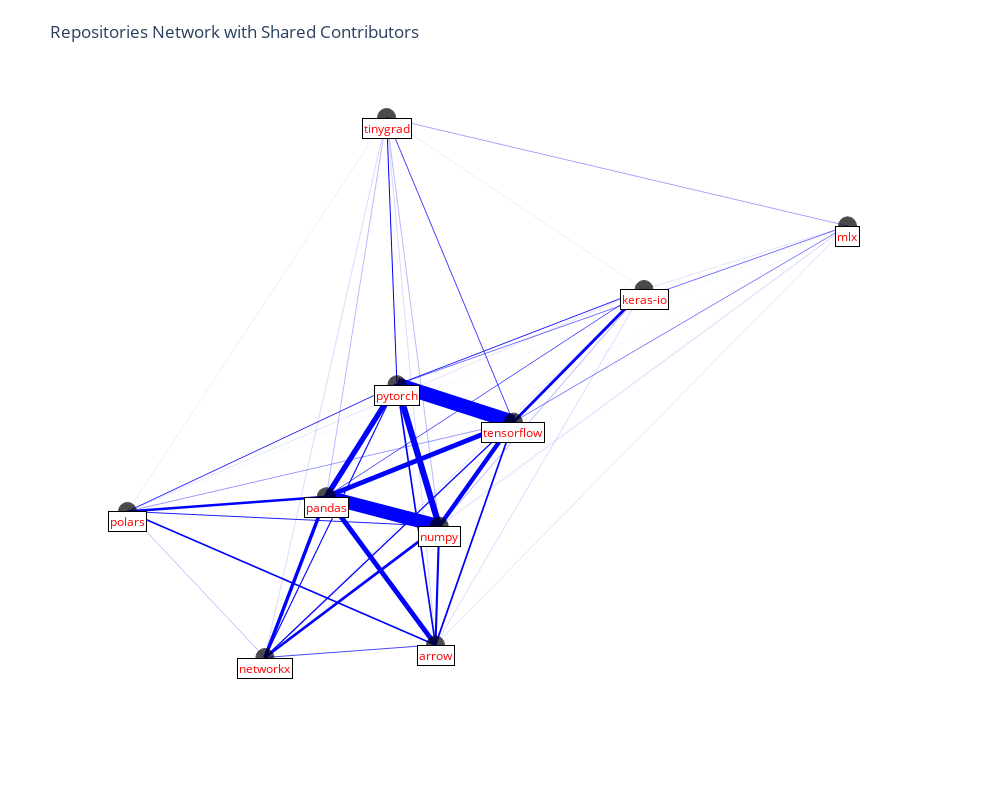

Write notebook code for a chart like this one.
### Markdown cell above
### Math Repositories: Plotly Graph

### Code cell
fig = get_plotly_graph(repo_common_contributors)
fig.show()

### Figure 1 — Plotly figure (JSON) as saved in the notebook; plotly's stock layout.template omitted (floating-point values rounded to 4 significant figures)
{"data": [{"hoverinfo": "text", "line": {"color": "blue", "width": 14.48}, "mode": "lines", "showlegend": false, "text": ["Shared contributors (tensorflow, pytorch): 362", "Shared contributors (tensorflow, pytorch): 362", "Shared contributors (tensorflow, pytorch): 362"], "type": "scatter", "x": [-0.1007, 0.04154, 0.1837], "y": [0.1141, 0.06447, 0.01481]}, {"hoverinfo": "text", "line": {"color": "blue", "width": 5.32}, "mode": "lines", "showlegend": false, "text": ["Shared contributors (pandas, pytorch): 133", "Shared contributors (pandas, pytorch): 133", "Shared contributors (pandas, pytorch): 133"], "type": "scatter", "x": [-0.1007, -0.187, -0.2734], "y": [0.1141, -0.03469, -0.1835]}, {"hoverinfo": "text", "line": {"color": "blue", "width": 1}, "mode": "lines", "showlegend": false, "text": ["Shared contributors (tinygrad, pytorch): 25", "Shared contributors (tinygrad, pytorch): 25", "Shared contributors (tinygrad, pytorch): 25"], "type": "scatter", "x": [-0.1007, -0.1134, -0.1261], "y": [0.1141, 0.4689, 0.8236]}, {"hoverinfo": "text", "line": {"color": "blue", "width": 1.68}, "mode": "lines", "showlegend": false, "text": ["Shared contributors (arrow, pytorch): 42", "Shared contributors (arrow, pytorch): 42", "Shared contributors (arrow, pytorch): 42"], "type": "scatter", "x": [-0.1007, -0.05361, -0.006548], "y": [0.1141, -0.2314, -0.577]}, {"hoverinfo": "text", "line": {"color": "blue", "width": 0.84}, "mode": "lines", "showlegend": false, "text": ["Shared contributors (polars, pytorch): 21", "Shared contributors (polars, pytorch): 21", "Shared contributors (polars, pytorch): 21"], "type": "scatter", "x": [-0.1007, -0.4298, -0.759], "y": [0.1141, -0.05422, -0.2226]}, {"hoverinfo": "text", "line": {"color": "blue", "width": 0.56}, "mode": "lines", "showlegend": false, "text": ["Shared contributors (mlx, pytorch): 14", "Shared contributors (mlx, pytorch): 14", "Shared contributors (mlx, pytorch): 14"], "type": "scatter", "x": [-0.1007, 0.4497, 1], "y": [0.1141, 0.325, 0.5358]}, {"hoverinfo": "text", "line": {"color": "blue", "width": 0.88}, "mode": "lines", "showlegend": false, "text": ["Shared contributors (keras-io, pytorch): 22", "Shared contributors (keras-io, pytorch): 22", "Shared contributors (keras-io, pytorch): 22"], "type": "scatter", "x": [-0.1007, 0.2011, 0.5029], "y": [0.1141, 0.2405, 0.3669]}, {"hoverinfo": "text", "line": {"color": "blue", "width": 1.12}, "mode": "lines", "showlegend": false, "text": ["Shared contributors (networkx, pytorch): 28", "Shared contributors (networkx, pytorch): 28", "Shared contributors (networkx, pytorch): 28"], "type": "scatter", "x": [-0.1007, -0.262, -0.4234], "y": [0.1141, -0.2482, -0.6105]}, {"hoverinfo": "text", "line": {"color": "blue", "width": 6.2}, "mode": "lines", "showlegend": false, "text": ["Shared contributors (numpy, pytorch): 155", "Shared contributors (numpy, pytorch): 155", "Shared contributors (numpy, pytorch): 155"], "type": "scatter", "x": [-0.1007, -0.04908, 0.002506], "y": [0.1141, -0.07376, -0.2616]}, {"hoverinfo": "text", "line": {"color": "blue", "width": 0.76}, "mode": "lines", "showlegend": false, "text": ["Shared contributors (tinygrad, tensorflow): 19", "Shared contributors (tinygrad, tensorflow): 19", "Shared contributors (tinygrad, tensorflow): 19"], "type": "scatter", "x": [0.1837, 0.02883, -0.1261], "y": [0.01481, 0.4192, 0.8236]}, {"hoverinfo": "text", "line": {"color": "blue", "width": 4.32}, "mode": "lines", "showlegend": false, "text": ["Shared contributors (numpy, tensorflow): 108", "Shared contributors (numpy, tensorflow): 108", "Shared contributors (numpy, tensorflow): 108"], "type": "scatter", "x": [0.1837, 0.09313, 0.002506], "y": [0.01481, -0.1234, -0.2616]}, {"hoverinfo": "text", "line": {"color": "blue", "width": 4.88}, "mode": "lines", "showlegend": false, "text": ["Shared contributors (pandas, tensorflow): 122", "Shared contributors (pandas, tensorflow): 122", "Shared contributors (pandas, tensorflow): 122"], "type": "scatter", "x": [0.1837, -0.04483, -0.2734], "y": [0.01481, -0.08436, -0.1835]}, {"hoverinfo": "text", "line": {"color": "blue", "width": 0.52}, "mode": "lines", "showlegend": false, "text": ["Shared contributors (mlx, tensorflow): 13", "Shared contributors (mlx, tensorflow): 13", "Shared contributors (mlx, tensorflow): 13"], "type": "scatter", "x": [0.1837, 0.5919, 1], "y": [0.01481, 0.2753, 0.5358]}, {"hoverinfo": "text", "line": {"color": "blue", "width": 1.72}, "mode": "lines", "showlegend": false, "text": ["Shared contributors (arrow, tensorflow): 43", "Shared contributors (arrow, tensorflow): 43", "Shared contributors (arrow, tensorflow): 43"], "type": "scatter", "x": [0.1837, 0.0886, -0.006548], "y": [0.01481, -0.2811, -0.577]}, {"hoverinfo": "text", "line": {"color": "blue", "width": 2.84}, "mode": "lines", "showlegend": false, "text": ["Shared contributors (keras-io, tensorflow): 71", "Shared contributors (keras-io, tensorflow): 71", "Shared contributors (keras-io, tensorflow): 71"], "type": "scatter", "x": [0.1837, 0.3433, 0.5029], "y": [0.01481, 0.1908, 0.3669]}, {"hoverinfo": "text", "line": {"color": "blue", "width": 1.2}, "mode": "lines", "showlegend": false, "text": ["Shared contributors (networkx, tensorflow): 30", "Shared contributors (networkx, tensorflow): 30", "Shared contributors (networkx, tensorflow): 30"], "type": "scatter", "x": [0.1837, -0.1198, -0.4234], "y": [0.01481, -0.2978, -0.6105]}, {"hoverinfo": "text", "line": {"color": "blue", "width": 0.4}, "mode": "lines", "showlegend": false, "text": ["Shared contributors (polars, tensorflow): 10", "Shared contributors (polars, tensorflow): 10", "Shared contributors (polars, tensorflow): 10"], "type": "scatter", "x": [0.1837, -0.2876, -0.759], "y": [0.01481, -0.1039, -0.2226]}, {"hoverinfo": "text", "line": {"color": "blue", "width": 4.88}, "mode": "lines", "showlegend": false, "text": ["Shared contributors (pandas, arrow): 122", "Shared contributors (pandas, arrow): 122", "Shared contributors (pandas, arrow): 122"], "type": "scatter", "x": [-0.006548, -0.14, -0.2734], "y": [-0.577, -0.3803, -0.1835]}, {"hoverinfo": "text", "line": {"color": "blue", "width": 1.68}, "mode": "lines", "showlegend": false, "text": ["Shared contributors (polars, arrow): 42", "Shared contributors (polars, arrow): 42", "Shared contributors (polars, arrow): 42"], "type": "scatter", "x": [-0.006548, -0.3828, -0.759], "y": [-0.577, -0.3998, -0.2226]}, {"hoverinfo": "text", "line": {"color": "blue", "width": 0.16}, "mode": "lines", "showlegend": false, "text": ["Shared contributors (keras-io, arrow): 4", "Shared contributors (keras-io, arrow): 4", "Shared contributors (keras-io, arrow): 4"], "type": "scatter", "x": [-0.006548, 0.2482, 0.5029], "y": [-0.577, -0.1051, 0.3669]}, {"hoverinfo": "text", "line": {"color": "blue", "width": 0.72}, "mode": "lines", "showlegend": false, "text": ["Shared contributors (networkx, arrow): 18", "Shared contributors (networkx, arrow): 18", "Shared contributors (networkx, arrow): 18"], "type": "scatter", "x": [-0.006548, -0.215, -0.4234], "y": [-0.577, -0.5937, -0.6105]}, {"hoverinfo": "text", "line": {"color": "blue", "width": 2.12}, "mode": "lines", "showlegend": false, "text": ["Shared contributors (numpy, arrow): 53", "Shared contributors (numpy, arrow): 53", "Shared contributors (numpy, arrow): 53"], "type": "scatter", "x": [-0.006548, -0.002021, 0.002506], "y": [-0.577, -0.4193, -0.2616]}, {"hoverinfo": "text", "line": {"color": "blue", "width": 0.16}, "mode": "lines", "showlegend": false, "text": ["Shared contributors (tinygrad, arrow): 4", "Shared contributors (tinygrad, arrow): 4", "Shared contributors (tinygrad, arrow): 4"], "type": "scatter", "x": [-0.006548, -0.06632, -0.1261], "y": [-0.577, 0.1233, 0.8236]}, {"hoverinfo": "text", "line": {"color": "blue", "width": 0.12}, "mode": "lines", "showlegend": false, "text": ["Shared contributors (mlx, arrow): 3", "Shared contributors (mlx, arrow): 3", "Shared contributors (mlx, arrow): 3"], "type": "scatter", "x": [-0.006548, 0.4967, 1], "y": [-0.577, -0.02059, 0.5358]}, {"hoverinfo": "text", "line": {"color": "blue", "width": 0.28}, "mode": "lines", "showlegend": false, "text": ["Shared contributors (tinygrad, pandas): 7", "Shared contributors (tinygrad, pandas): 7", "Shared contributors (tinygrad, pandas): 7"], "type": "scatter", "x": [-0.2734, -0.1998, -0.1261], "y": [-0.1835, 0.32, 0.8236]}, {"hoverinfo": "text", "line": {"color": "blue", "width": 13.56}, "mode": "lines", "showlegend": false, "text": ["Shared contributors (numpy, pandas): 339", "Shared contributors (numpy, pandas): 339", "Shared contributors (numpy, pandas): 339"], "type": "scatter", "x": [-0.2734, -0.1355, 0.002506], "y": [-0.1835, -0.2226, -0.2616]}, {"hoverinfo": "text", "line": {"color": "blue", "width": 0.68}, "mode": "lines", "showlegend": false, "text": ["Shared contributors (keras-io, pandas): 17", "Shared contributors (keras-io, pandas): 17", "Shared contributors (keras-io, pandas): 17"], "type": "scatter", "x": [-0.2734, 0.1147, 0.5029], "y": [-0.1835, 0.09167, 0.3669]}, {"hoverinfo": "text", "line": {"color": "blue", "width": 3.48}, "mode": "lines", "showlegend": false, "text": ["Shared contributors (networkx, pandas): 87", "Shared contributors (networkx, pandas): 87", "Shared contributors (networkx, pandas): 87"], "type": "scatter", "x": [-0.2734, -0.3484, -0.4234], "y": [-0.1835, -0.397, -0.6105]}, {"hoverinfo": "text", "line": {"color": "blue", "width": 2.44}, "mode": "lines", "showlegend": false, "text": ["Shared contributors (polars, pandas): 61", "Shared contributors (polars, pandas): 61", "Shared contributors (polars, pandas): 61"], "type": "scatter", "x": [-0.2734, -0.5162, -0.759], "y": [-0.1835, -0.203, -0.2226]}, {"hoverinfo": "text", "line": {"color": "blue", "width": 0.04}, "mode": "lines", "showlegend": false, "text": ["Shared contributors (mlx, pandas): 1", "Shared contributors (mlx, pandas): 1", "Shared contributors (mlx, pandas): 1"], "type": "scatter", "x": [-0.2734, 0.3633, 1], "y": [-0.1835, 0.1762, 0.5358]}, {"hoverinfo": "text", "line": {"color": "blue", "width": 0.08}, "mode": "lines", "showlegend": false, "text": ["Shared contributors (keras-io, tinygrad): 2", "Shared contributors (keras-io, tinygrad): 2", "Shared contributors (keras-io, tinygrad): 2"], "type": "scatter", "x": [-0.1261, 0.1884, 0.5029], "y": [0.8236, 0.5952, 0.3669]}, {"hoverinfo": "text", "line": {"color": "blue", "width": 0.16}, "mode": "lines", "showlegend": false, "text": ["Shared contributors (networkx, tinygrad): 4", "Shared contributors (networkx, tinygrad): 4", "Shared contributors (networkx, tinygrad): 4"], "type": "scatter", "x": [-0.1261, -0.2747, -0.4234], "y": [0.8236, 0.1066, -0.6105]}, {"hoverinfo": "text", "line": {"color": "blue", "width": 0.28}, "mode": "lines", "showlegend": false, "text": ["Shared contributors (numpy, tinygrad): 7", "Shared contributors (numpy, tinygrad): 7", "Shared contributors (numpy, tinygrad): 7"], "type": "scatter", "x": [-0.1261, -0.06179, 0.002506], "y": [0.8236, 0.281, -0.2616]}, {"hoverinfo": "text", "line": {"color": "blue", "width": 0.36}, "mode": "lines", "showlegend": false, "text": ["Shared contributors (mlx, tinygrad): 9", "Shared contributors (mlx, tinygrad): 9", "Shared contributors (mlx, tinygrad): 9"], "type": "scatter", "x": [-0.1261, 0.437, 1], "y": [0.8236, 0.6797, 0.5358]}, {"hoverinfo": "text", "line": {"color": "blue", "width": 0.08}, "mode": "lines", "showlegend": false, "text": ["Shared contributors (polars, tinygrad): 2", "Shared contributors (polars, tinygrad): 2", "Shared contributors (polars, tinygrad): 2"], "type": "scatter", "x": [-0.1261, -0.4426, -0.759], "y": [0.8236, 0.3005, -0.2226]}, {"hoverinfo": "text", "line": {"color": "blue", "width": 0.12}, "mode": "lines", "showlegend": false, "text": ["Shared contributors (keras-io, polars): 3", "Shared contributors (keras-io, polars): 3", "Shared contributors (keras-io, polars): 3"], "type": "scatter", "x": [-0.759, -0.1281, 0.5029], "y": [-0.2226, 0.07214, 0.3669]}, {"hoverinfo": "text", "line": {"color": "blue", "width": 0.88}, "mode": "lines", "showlegend": false, "text": ["Shared contributors (numpy, polars): 22", "Shared contributors (numpy, polars): 22", "Shared contributors (numpy, polars): 22"], "type": "scatter", "x": [-0.759, -0.3783, 0.002506], "y": [-0.2226, -0.2421, -0.2616]}, {"hoverinfo": "text", "line": {"color": "blue", "width": 0.28}, "mode": "lines", "showlegend": false, "text": ["Shared contributors (networkx, polars): 7", "Shared contributors (networkx, polars): 7", "Shared contributors (networkx, polars): 7"], "type": "scatter", "x": [-0.759, -0.5912, -0.4234], "y": [-0.2226, -0.4165, -0.6105]}, {"hoverinfo": "text", "line": {"color": "blue", "width": 0.04}, "mode": "lines", "showlegend": false, "text": ["Shared contributors (mlx, polars): 1", "Shared contributors (mlx, polars): 1", "Shared contributors (mlx, polars): 1"], "type": "scatter", "x": [-0.759, 0.1205, 1], "y": [-0.2226, 0.1566, 0.5358]}, {"hoverinfo": "text", "line": {"color": "blue", "width": 0.32}, "mode": "lines", "showlegend": false, "text": ["Shared contributors (keras-io, numpy): 8", "Shared contributors (keras-io, numpy): 8", "Shared contributors (keras-io, numpy): 8"], "type": "scatter", "x": [0.002506, 0.2527, 0.5029], "y": [-0.2616, 0.0526, 0.3669]}, {"hoverinfo": "text", "line": {"color": "blue", "width": 2.76}, "mode": "lines", "showlegend": false, "text": ["Shared contributors (networkx, numpy): 69", "Shared contributors (networkx, numpy): 69", "Shared contributors (networkx, numpy): 69"], "type": "scatter", "x": [0.002506, -0.2104, -0.4234], "y": [-0.2616, -0.4361, -0.6105]}, {"hoverinfo": "text", "line": {"color": "blue", "width": 0.16}, "mode": "lines", "showlegend": false, "text": ["Shared contributors (mlx, numpy): 4", "Shared contributors (mlx, numpy): 4", "Shared contributors (mlx, numpy): 4"], "type": "scatter", "x": [0.002506, 0.5013, 1], "y": [-0.2616, 0.1371, 0.5358]}, {"hoverinfo": "text", "line": {"color": "blue", "width": 0.04}, "mode": "lines", "showlegend": false, "text": ["Shared contributors (networkx, mlx): 1", "Shared contributors (networkx, mlx): 1", "Shared contributors (networkx, mlx): 1"], "type": "scatter", "x": [1, 0.2883, -0.4234], "y": [0.5358, -0.03731, -0.6105]}, {"hoverinfo": "text", "line": {"color": "blue", "width": 0.12}, "mode": "lines", "showlegend": false, "text": ["Shared contributors (keras-io, mlx): 3", "Shared contributors (keras-io, mlx): 3", "Shared contributors (keras-io, mlx): 3"], "type": "scatter", "x": [1, 0.7514, 0.5029], "y": [0.5358, 0.4514, 0.3669]}, {"hoverinfo": "text", "line": {"color": "blue", "width": 0.12}, "mode": "lines", "showlegend": false, "text": ["Shared contributors (networkx, keras-io): 3", "Shared contributors (networkx, keras-io): 3", "Shared contributors (networkx, keras-io): 3"], "type": "scatter", "x": [0.5029, 0.03974, -0.4234], "y": [0.3669, -0.1218, -0.6105]}, {"hoverinfo": "text", "marker": {"color": "black", "line": {"color": "black", "width": 1}, "size": [18, 18, 18, 18, 18, 18, 18, 18, 18, 18]}, "mode": "markers", "textfont": {"size": 14}, "textposition": "top center", "type": "scatter", "x": [-0.1007, 0.1837, -0.006548, -0.2734, -0.1261, -0.759, 0.002506, 1, 0.5029, -0.4234], "y": [0.1141, 0.01481, -0.577, -0.1835, 0.8236, -0.2226, -0.2616, 0.5358, 0.3669, -0.6105]}], "layout": {"annotations": [{"bgcolor": "white", "bordercolor": "black", "borderwidth": 1, "font": {"color": "red", "size": 12}, "opacity": 1, "showarrow": false, "text": "pytorch", "x": -0.1007, "xanchor": "center", "y": 0.1141, "yanchor": "top"}, {"bgcolor": "white", "bordercolor": "black", "borderwidth": 1, "font": {"color": "red", "size": 12}, "opacity": 1, "showarrow": false, "text": "tensorflow", "x": 0.1837, "xanchor": "center", "y": 0.01481, "yanchor": "top"}, {"bgcolor": "white", "bordercolor": "black", "borderwidth": 1, "font": {"color": "red", "size": 12}, "opacity": 1, "showarrow": false, "text": "arrow", "x": -0.006548, "xanchor": "center", "y": -0.577, "yanchor": "top"}, {"bgcolor": "white", "bordercolor": "black", "borderwidth": 1, "font": {"color": "red", "size": 12}, "opacity": 1, "showarrow": false, "text": "pandas", "x": -0.2734, "xanchor": "center", "y": -0.1835, "yanchor": "top"}, {"bgcolor": "white", "bordercolor": "black", "borderwidth": 1, "font": {"color": "red", "size": 12}, "opacity": 1, "showarrow": false, "text": "tinygrad", "x": -0.1261, "xanchor": "center", "y": 0.8236, "yanchor": "top"}, {"bgcolor": "white", "bordercolor": "black", "borderwidth": 1, "font": {"color": "red", "size": 12}, "opacity": 1, "showarrow": false, "text": "polars", "x": -0.759, "xanchor": "center", "y": -0.2226, "yanchor": "top"}, {"bgcolor": "white", "bordercolor": "black", "borderwidth": 1, "font": {"color": "red", "size": 12}, "opacity": 1, "showarrow": false, "text": "numpy", "x": 0.002506, "xanchor": "center", "y": -0.2616, "yanchor": "top"}, {"bgcolor": "white", "bordercolor": "black", "borderwidth": 1, "font": {"color": "red", "size": 12}, "opacity": 1, "showarrow": false, "text": "mlx", "x": 1, "xanchor": "center", "y": 0.5358, "yanchor": "top"}, {"bgcolor": "white", "bordercolor": "black", "borderwidth": 1, "font": {"color": "red", "size": 12}, "opacity": 1, "showarrow": false, "text": "keras-io", "x": 0.5029, "xanchor": "center", "y": 0.3669, "yanchor": "top"}, {"bgcolor": "white", "bordercolor": "black", "borderwidth": 1, "font": {"color": "red", "size": 12}, "opacity": 1, "showarrow": false, "text": "networkx", "x": -0.4234, "xanchor": "center", "y": -0.6105, "yanchor": "top"}], "height": 800, "margin": {"b": 100, "l": 75, "r": 100, "t": 75}, "plot_bgcolor": "white", "showlegend": false, "title": {"text": "Repositories Network with Shared Contributors"}, "width": 1000, "xaxis": {"showgrid": false, "showticklabels": false, "zeroline": false}, "yaxis": {"showgrid": false, "showticklabels": false, "zeroline": false}}}
